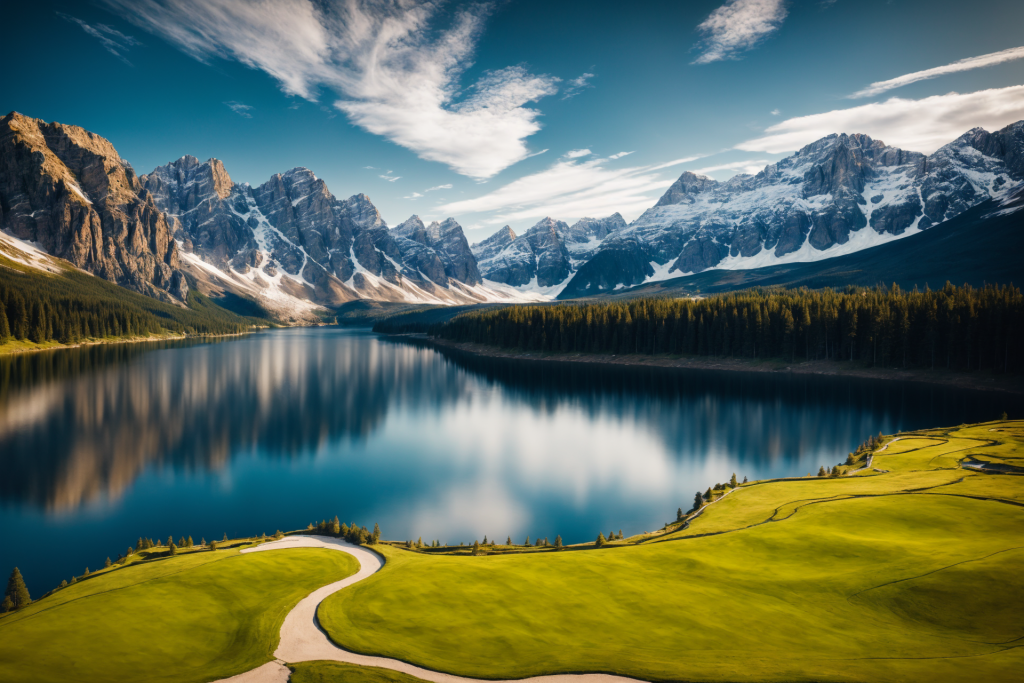
//> input picture text.png, 1024 x 683 px
$ ./main1   (built with g++ and OpenCV 4)
//> lines starting //> are read from the running program, lines starting //| are printed output that depends on the picture
#include <opencv2/opencv.hpp>
#include <iostream>
using namespace cv;
using namespace std;

int main(int argc, char** argv) {
    //  任务1：读取 PNG 测试图片
    Mat img = imread("text.png", IMREAD_COLOR);
//> img is the input picture: 683 rows x 1024 cols, CV_8UC3; mean B, G, R 90.2, 108.6, 93.6
    if (img.empty()) {
        cout << " 错误：找不到 text.png" << endl;
        return -1;
    }

    // 任务2：输出图像基本信息
    cout << "\n 图像基本信息" << endl;
    cout << " 宽度: " << img.cols << " px" << endl;
//|  宽度: 1024 px
    cout << " 高度: " << img.rows << " px" << endl;
//|  高度: 683 px
    cout << " 通道数: " << img.channels() << endl;
//|  通道数: 3

    string img_type;
    switch (img.type()) {
        case CV_8UC1: img_type = "CV_8UC1 (8位单通道)"; break;
        case CV_8UC3: img_type = "CV_8UC3 (8位3通道/BGR)"; break;
        default: img_type = "其他类型"; break;
    }
    cout << "数据类型: " << img_type << endl;
    cout << "\n" << endl;

    // 任务3：显示原图
    namedWindow(" 原图", WINDOW_AUTOSIZE);
    imshow("原图", img);

    //  任务4：转灰度图并显示
    Mat gray_img;
    cvtColor(img, gray_img, COLOR_BGR2GRAY);
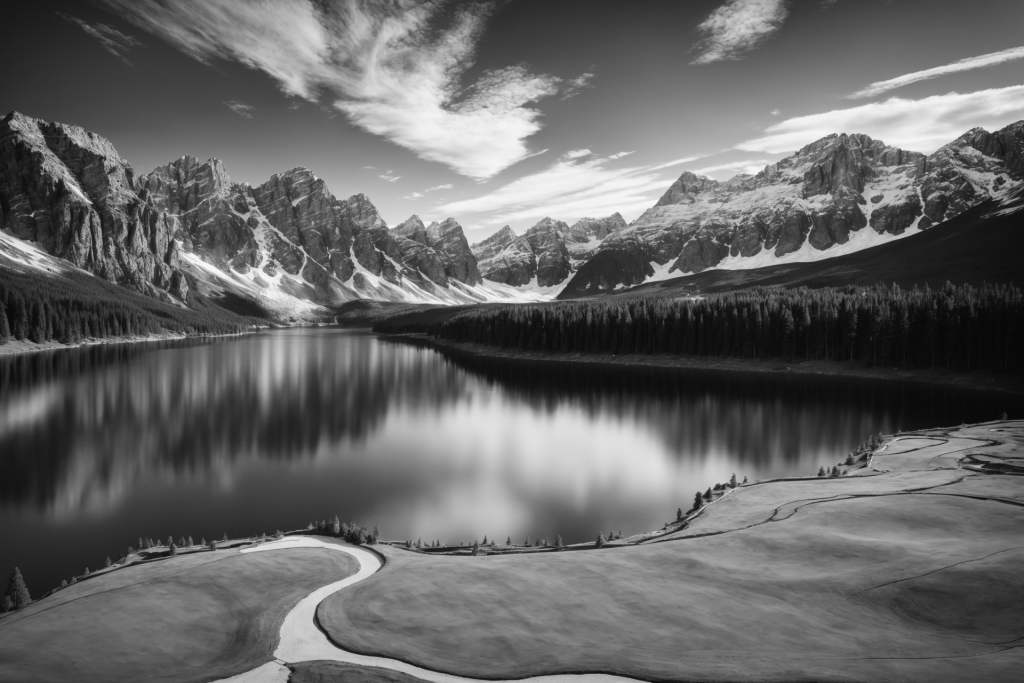
//> gray_img: 683 rows x 1024 cols, CV_8UC1; min 7, max 248, mean 102
    namedWindow("灰度图", WINDOW_AUTOSIZE);
    imshow("灰度图", gray_img);

    //  任务5：保存灰度图
    imwrite("gray_text.png", gray_img);
    cout << " 灰度图已保存: gray_text.png" << endl;

    //  任务6：NumPy 风格操作（用 OpenCV Mat 实现）
    cout << "\n像素操作" << endl;
    // 输出左上角 (0,0) 像素值
    if (img.channels() == 3) {
        Vec3b pixel = img.at<Vec3b>(0, 0);
//> pixel = [46, 28, 2]
        cout << " 左上角像素 (BGR): " << (int)pixel[0] << ", " << (int)pixel[1] << ", " << (int)pixel[2] << endl;
//|  左上角像素 (BGR): 46, 28, 2
    } else {
        uchar pixel = img.at<uchar>(0, 0);
        cout << " 左上角像素: " << (int)pixel << endl;
    }

    // 裁剪左上角 100x100 区域并保存
    Rect roi(0, 0, 100, 100);
    Mat crop_img = img(roi);
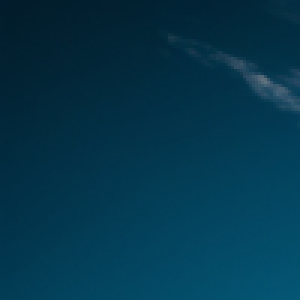
//> crop_img: 100 rows x 100 cols, CV_8UC3 (shown 3 times larger); mean B, G, R 76.6, 54.2, 3.4
    imwrite("crop_text.png", crop_img);
    cout << "裁剪区域已保存: crop_text.png" << endl;
    cout << "\n" << endl;

    // 等待按键关闭窗口
    waitKey(0);
    destroyAllWindows();

    return 0;
}

$ run again, with original.jpg saved as text.png
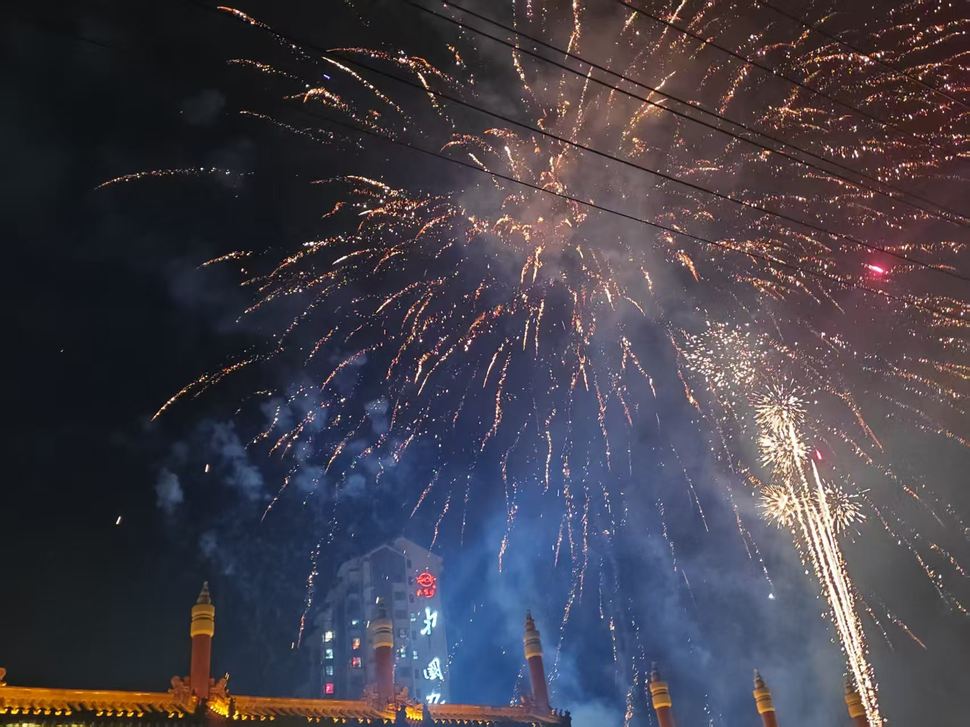
//> input picture original.jpg, 970 x 727 px, shrunk from 1706 x 1279 before the run
//> img is the input picture: 727 rows x 970 cols, CV_8UC3; mean B, G, R 74.1, 63.8, 67.5
//|  宽度: 970 px
//|  高度: 727 px
//|  通道数: 3
//> `cvtColor(img, gray_img, COLOR_BGR2GRAY);`:
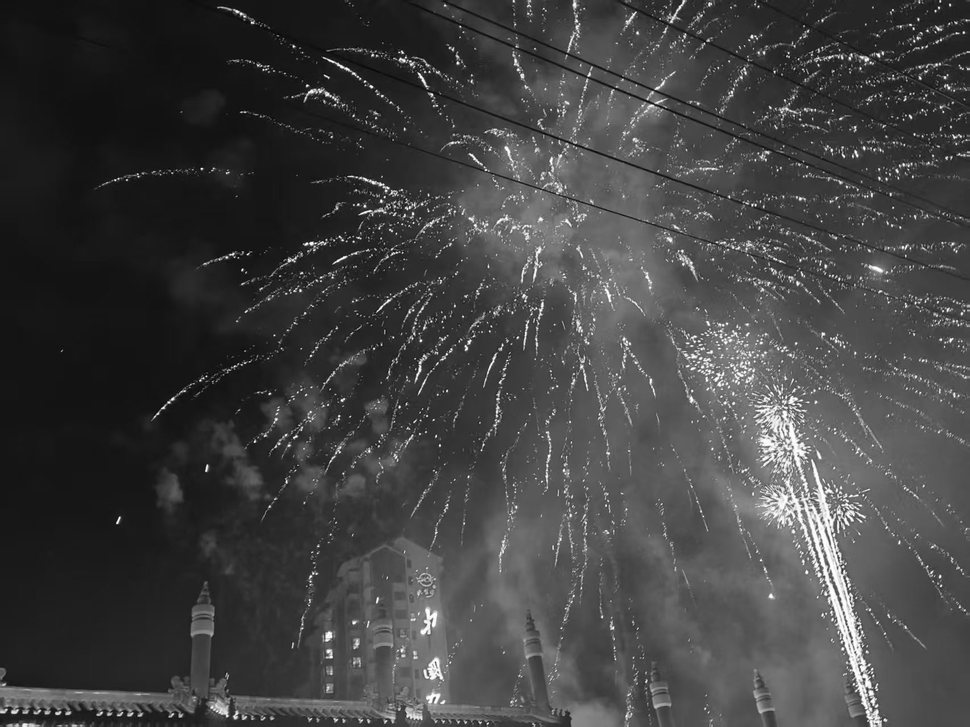
//> gray_img: 727 rows x 970 cols, CV_8UC1; min 0, max 255, mean 66.1
//> pixel = [19, 17, 16]
//|  左上角像素 (BGR): 19, 17, 16
//> `Mat crop_img = img(roi);`:
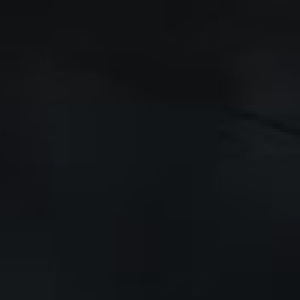
//> crop_img: 100 rows x 100 cols, CV_8UC3 (shown 3 times larger); mean B, G, R 23.3, 20.5, 17.9
